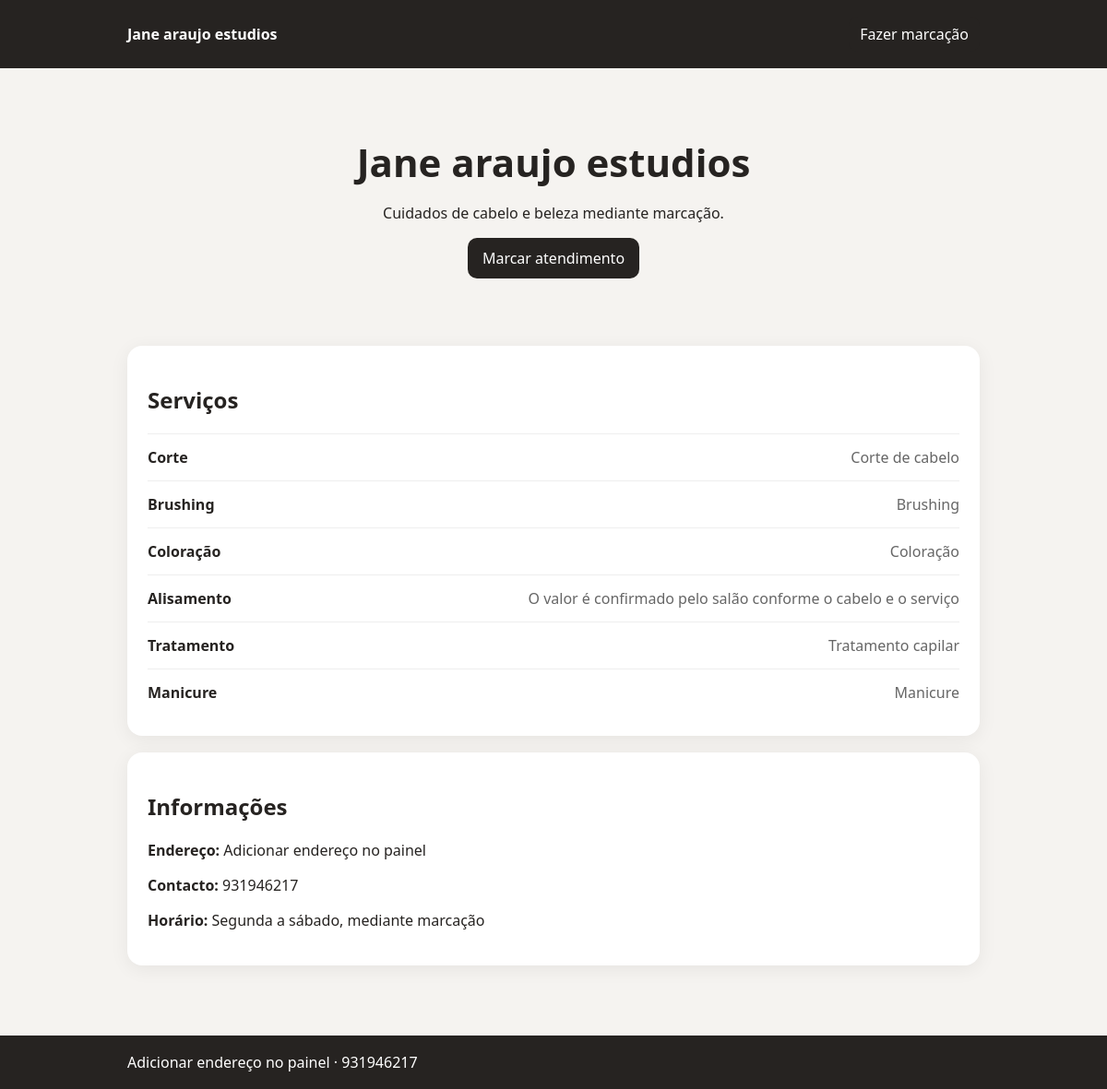
The page / on the database its author committed.
### tables this page shows
CREATE TABLE settings (
        key TEXT PRIMARY KEY,
        value TEXT NOT NULL
    );

CREATE TABLE services (
        id INTEGER PRIMARY KEY AUTOINCREMENT,
        name TEXT NOT NULL,
        description TEXT DEFAULT '',
        active INTEGER NOT NULL DEFAULT 1
    );

### app.py (the view)
@app.route("/")
def home():
    conn = db()
    services = conn.execute("SELECT * FROM services WHERE active=1 ORDER BY id").fetchall()
    conn.close()
    return render_template("home.html", services=services)

### app.py (called while the page is built)
def db():
    conn = sqlite3.connect(DB)
    conn.row_factory = sqlite3.Row
    return conn

def settings():
    conn = db()
    rows = conn.execute("SELECT key,value FROM settings").fetchall()
    conn.close()
    return {r["key"]: r["value"] for r in rows}

@app.context_processor
def inject():
    return {"salon": settings()}

### templates/home.html
{% extends "base.html" %}
{% block content %}
<section class="hero">
<h1>{{ salon.name }}</h1>
<p>Cuidados de cabelo e beleza mediante marcação.</p>
<a class="button" href="{{ url_for('booking') }}">Marcar atendimento</a>
</section>
<section class="card">
<h2>Serviços</h2>
{% for s in services %}
<div class="service"><strong>{{ s.name }}</strong><span>{{ s.description }}</span></div>
{% endfor %}
</section>
<section class="card">
<h2>Informações</h2>
<p><strong>Endereço:</strong> {{ salon.address }}</p>
<p><strong>Contacto:</strong> {{ salon.phone }}</p>
<p><strong>Horário:</strong> {{ salon.hours }}</p>
</section>
{% endblock %}

### templates/base.html (shortened to what this page needs)
<!doctype html>
<html lang="pt-PT">
<head>
<link rel="stylesheet" href="{{ url_for('static', filename='style.css') }}">
</head>
<body>
<header>
  <div class="wrap nav">
    <a class="brand" href="{{ url_for('home') }}">{{ salon.name }}</a>
    <a class="button small" href="{{ url_for('booking') }}">Fazer marcação</a>
  </div>
</header>
<main class="wrap">
{% block content %}{% endblock %}
</main>
<footer><div class="wrap">{{ salon.address }} · {{ salon.phone }}</div></footer>
</body>
</html>

### static/style.css (style rules this page uses)
* { box-sizing:border-box }
body { margin:0;font-family:system-ui,-apple-system,Segoe UI,Roboto,sans-serif;background:#f5f3f0;color:#262321 }
header { background:#262321;color:white }
.wrap { max-width:960px;margin:auto;padding:18px }
.nav { display:flex;align-items:center;justify-content:space-between }
.brand { color:white;text-decoration:none;font-weight:700 }
.hero { padding:55px 10px;text-align:center }
.hero h1 { font-size:42px;margin:0 0 10px }
.card { background:white;border-radius:16px;padding:22px;margin:18px 0;box-shadow:0 4px 20px #00000010 }
.service { display:flex;justify-content:space-between;gap:20px;border-top:1px solid #eee;padding:14px 0 }
.service span { color:#666;text-align:right }
.button,button { border:0;border-radius:10px;padding:11px 16px;background:#262321;color:white;cursor:pointer;text-decoration:none;display:inline-block }
.button.small { padding:8px 12px }
footer { margin-top:40px;background:#262321;color:white }

### rows shown on the page
settings: name "Jane araujo estudios"
services: name "Corte", description "Corte de cabelo"
services: name "Brushing", description "Brushing"
services: name "Coloração", description "Coloração"
services: name "Alisamento", description "O valor é confirmado pelo salão conforme o cabelo e o serviço"
services: name "Tratamento", description "Tratamento capilar"
services: name "Manicure", description "Manicure"
settings: address "Adicionar endereço no painel"
settings: phone "931946217"
settings: hours "Segunda a sábado, mediante marcação"
